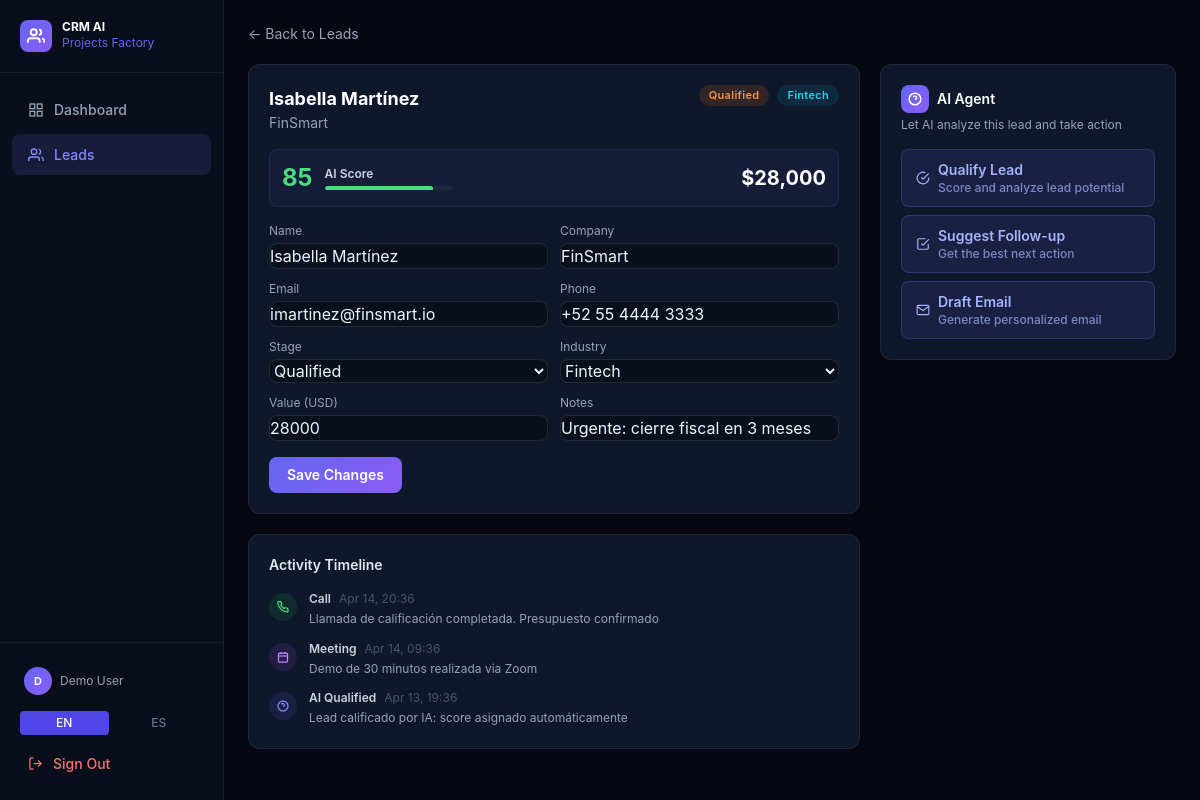
/leads/16 (signed in), run on the app's committed database.
### app/models.py (models this page shows)
class Lead(Base):
    __tablename__ = "leads"
    id: Mapped[int] = mapped_column(Integer, primary_key=True, autoincrement=True)
    name: Mapped[str] = mapped_column(String(100), index=True)
    company: Mapped[str] = mapped_column(String(100))
    email: Mapped[str] = mapped_column(String(100))
    phone: Mapped[str] = mapped_column(String(30))
    industry: Mapped[str] = mapped_column(String(50))
    stage: Mapped[str] = mapped_column(String(30), default="nuevo")
    score: Mapped[int] = mapped_column(Integer, default=0)
    value: Mapped[float] = mapped_column(Float, default=0.0)
    notes: Mapped[str] = mapped_column(Text, default="")
    assigned_to: Mapped[str] = mapped_column(String(100), default="Demo User")
    last_contact: Mapped[datetime] = mapped_column(DateTime, default=datetime.utcnow)
    created_at: Mapped[datetime] = mapped_column(DateTime, default=datetime.utcnow)
    updated_at: Mapped[datetime] = mapped_column(DateTime, default=datetime.utcnow, onupdate=datetime.utcnow)
    activities: Mapped[list["Activity"]] = relationship("Activity", back_populates="lead", cascade="all, delete-orphan")

class Activity(Base):
    __tablename__ = "activities"
    id: Mapped[int] = mapped_column(Integer, primary_key=True, autoincrement=True)
    lead_id: Mapped[int] = mapped_column(Integer, ForeignKey("leads.id"), index=True)
    type: Mapped[str] = mapped_column(String(30))  # call, email, meeting, note, ai_qualify, ai_followup, ai_email
    description: Mapped[str] = mapped_column(Text)
    created_at: Mapped[datetime] = mapped_column(DateTime, default=datetime.utcnow)
    lead: Mapped["Lead"] = relationship("Lead", back_populates="activities")

### app/main.py (the view)
@app.get("/leads/{lead_id}", response_class=HTMLResponse)
async def lead_detail(request: Request, lead_id: int, db: AsyncSession = Depends(get_db)):
    email = auth_check(request)
    if not email:
        return RedirectResponse(url="/login", status_code=302)
    lang = get_lang(request)
    lead = await get_lead(db, lead_id)
    if not lead:
        raise HTTPException(status_code=404)
    activities = await get_activities(db, lead_id)
    return templates.TemplateResponse("lead_detail.html", {
        "request": request, "t": get_t(lang), "lang": lang,
        "lead": lead, "activities": activities, "email": email,
    })

### templates/lead_detail.html (shortened to what this page needs)
{% extends "base.html" %}
{% block nav_leads %}active{% endblock %}
{% block content %}
<div class="p-6 space-y-5" x-data="agentPanel()" x-cloak>
  <div class="flex items-center gap-3">
    <a href="/leads" class="text-sm text-slate-400 hover:text-slate-200">{{ t.back_to_leads }}</a>
  </div>
  <div class="grid grid-cols-1 lg:grid-cols-3 gap-5">
    <div class="lg:col-span-2 space-y-5">
      <div class="card p-5">
        <div class="flex items-start justify-between mb-4">
          <div>
            <h1 class="text-lg font-bold text-white">{{ lead.name }}</h1>
            <div class="text-sm text-slate-400">{{ lead.company }}</div>
          </div>
          <div class="flex gap-2">
            <span class="badge badge-{{ lead.stage }}">{{ t['stage_' + lead.stage] if ('stage_' + lead.stage) in t else lead.stage }}</span>
            <span class="badge badge-{{ lead.industry }}">{{ t['ind_' + lead.industry] if ('ind_' + lead.industry) in t else lead.industry }}</span>
          </div>
        </div>
        {% if lead.score > 0 %}
        <div class="flex items-center gap-3 mb-4 p-3 rounded-lg" style="background:rgba(99,102,241,.08);border:1px solid rgba(99,102,241,.15)">
          <div class="text-2xl font-bold {% if lead.score >= 80 %}text-green-400{% elif lead.score >= 60 %}text-orange-400{% else %}text-yellow-400{% endif %}">{{ lead.score }}</div>
          <div>
            <div class="text-xs font-semibold text-slate-300">AI Score</div>
            <div class="score-bar w-32 mt-1 overflow-hidden">
              <div style="height:5px;border-radius:3px;width:{{ lead.score }}%;background:{% if lead.score >= 80 %}#4ade80{% elif lead.score >= 60 %}#fb923c{% else %}#facc15{% endif %}"></div>
            </div>
          </div>
          <div class="ml-auto text-xl font-bold text-white">${{ "{:,.0f}".format(lead.value) }}</div>
        </div>
        {% endif %}
        <form method="post" action="/leads/{{ lead.id }}" class="grid grid-cols-2 gap-3">
          <div>
            <label class="block text-xs text-slate-400 mb-1">{{ t.name }}</label>
            <input type="text" name="name" value="{{ lead.name }}"/>
          </div>
          <div>
            <label class="block text-xs text-slate-400 mb-1">{{ t.company }}</label>
            <input type="text" name="company" value="{{ lead.company }}"/>
          </div>
          <div>
            <label class="block text-xs text-slate-400 mb-1">{{ t.email }}</label>
            <input type="email" name="email" value="{{ lead.email }}"/>
          </div>
          <div>
            <label class="block text-xs text-slate-400 mb-1">{{ t.phone }}</label>
            <input type="text" name="phone" value="{{ lead.phone }}"/>
          </div>
          <div>
            <label class="block text-xs text-slate-400 mb-1">{{ t.stage }}</label>
            <select name="stage">
              {% for s in ['nuevo','contactado','calificado','propuesta','ganado','perdido'] %}
              <option value="{{ s }}" {% if lead.stage == s %}selected{% endif %}>{{ t['stage_' + s] }}</option>
              {% endfor %}
            </select>
          </div>
          <div>
            <label class="block text-xs text-slate-400 mb-1">{{ t.industry }}</label>
            <select name="industry">
              {% for ind in ['inmobiliaria','salud','fintech','retail','tecnología','manufactura','legal','educación'] %}
              <option value="{{ ind }}" {% if lead.industry == ind %}selected{% endif %}>{{ t['ind_' + ind] if ('ind_' + ind) in t else ind }}</option>
              {% endfor %}
            </select>
          </div>
          <div>
            <label class="block text-xs text-slate-400 mb-1">{{ t.value }} (USD)</label>
            <input type="number" name="value" value="{{ lead.value | int }}" step="500"/>
          </div>
          <div>
            <label class="block text-xs text-slate-400 mb-1">{{ t.notes }}</label>
            <input type="text" name="notes" value="{{ lead.notes }}"/>
          </div>
          <div class="col-span-2 pt-1">
            <button type="submit" class="btn-primary text-sm">{{ t.save_changes }}</button>
          </div>
        </form>
      </div>
      <div class="card p-5">
        <div class="text-sm font-semibold text-slate-200 mb-4">{{ t.activity_timeline }}</div>
        {% if activities %}
        <div class="space-y-3">
          {% for act in activities %}
          <div class="flex gap-3">
            <div class="flex-shrink-0 mt-0.5">
              {% if act.type == 'call' %}
              <div style="width:28px;height:28px;background:rgba(34,197,94,.12);border-radius:50%;display:flex;align-items:center;justify-content:center">
              </div>
              {% elif act.type == 'meeting' %}
              <div style="width:28px;height:28px;background:rgba(168,85,247,.12);border-radius:50%;display:flex;align-items:center;justify-content:center">
                <svg width="12" height="12" viewBox="0 0 24 24" fill="none" stroke="#c084fc" stroke-width="2.5"><rect x="3" y="4" width="18" height="18" rx="2" ry="2"/><line x1="16" y1="2" x2="16" y2="6"/><line x1="8" y1="2" x2="8" y2="6"/><line x1="3" y1="10" x2="21" y2="10"/></svg>
              </div>
              {% elif act.type in ['ai_qualify','ai_followup'] %}
              <div style="width:28px;height:28px;background:rgba(99,102,241,.12);border-radius:50%;display:flex;align-items:center;justify-content:center">
                <svg width="12" height="12" viewBox="0 0 24 24" fill="none" stroke="#818cf8" stroke-width="2.5"><circle cx="12" cy="12" r="10"/><path d="M9.09 9a3 3 0 0 1 5.83 1c0 2-3 3-3 3"/><line x1="12" y1="17" x2="12.01" y2="17"/></svg>
              </div>
              {% endif %}
            </div>
            <div class="flex-1 min-w-0">
              <div class="flex items-center gap-2">
                <span class="text-xs font-semibold text-slate-300">{{ t['act_' + act.type] if ('act_' + act.type) in t else act.type }}</span>
                <span class="text-xs text-slate-600">{{ act.created_at.strftime('%b %d, %H:%M') }}</span>
              </div>
              <p class="text-xs text-slate-400 mt-0.5 leading-relaxed">{{ act.description[:150] }}{% if act.description | length > 150 %}…{% endif %}</p>
            </div>
          </div>
          {% endfor %}
        </div>
        {% else %}
        <p class="text-sm text-slate-500">{{ t.no_activities }}</p>
        {% endif %}
      </div>
    </div>
    <div class="space-y-4">
      <div class="card p-5">
        <div class="flex items-center gap-2 mb-1">
          <div style="width:28px;height:28px;background:linear-gradient(135deg,#6366f1,#8b5cf6);border-radius:8px;display:flex;align-items:center;justify-content:center">
            <svg width="14" height="14" viewBox="0 0 24 24" fill="none" stroke="white" stroke-width="2.5"><circle cx="12" cy="12" r="10"/><path d="M9.09 9a3 3 0 0 1 5.83 1c0 2-3 3-3 3"/><line x1="12" y1="17" x2="12.01" y2="17"/></svg>
          </div>
          <div class="text-sm font-semibold text-white">{{ t.ai_agent }}</div>
        </div>
        <p class="text-xs text-slate-400 mb-4">{{ t.ai_agent_desc }}</p>
        <div class="space-y-2">
          <button class="btn-ai" @click="runAgent('qualify')" :disabled="loading">
            <div class="flex items-center gap-2">
              <svg width="14" height="14" viewBox="0 0 24 24" fill="none" stroke="currentColor" stroke-width="2"><path d="M22 11.08V12a10 10 0 1 1-5.93-9.14"/><polyline points="22 4 12 14.01 9 11.01"/></svg>
              <div>
                <div class="font-semibold text-sm">{{ t.qualify_lead }}</div>
                <div class="text-xs opacity-70">{{ t.qualify_desc }}</div>
              </div>
            </div>
          </button>
          <button class="btn-ai" @click="runAgent('followup')" :disabled="loading">
            <div class="flex items-center gap-2">
              <svg width="14" height="14" viewBox="0 0 24 24" fill="none" stroke="currentColor" stroke-width="2"><polyline points="9 11 12 14 22 4"/><path d="M21 12v7a2 2 0 0 1-2 2H5a2 2 0 0 1-2-2V5a2 2 0 0 1 2-2h11"/></svg>
              <div>
                <div class="font-semibold text-sm">{{ t.suggest_followup }}</div>
                <div class="text-xs opacity-70">{{ t.followup_desc }}</div>
              </div>
            </div>
          </button>
          <button class="btn-ai" @click="runAgent('email')" :disabled="loading">
            <div class="flex items-center gap-2">
              <svg width="14" height="14" viewBox="0 0 24 24" fill="none" stroke="currentColor" stroke-width="2"><path d="M4 4h16c1.1 0 2 .9 2 2v12c0 1.1-.9 2-2 2H4c-1.1 0-2-.9-2-2V6c0-1.1.9-2 2-2z"/><polyline points="22,6 12,13 2,6"/></svg>
              <div>
                <div class="font-semibold text-sm">{{ t.draft_email }}</div>
                <div class="text-xs opacity-70">{{ t.email_desc }}</div>
              </div>
            </div>
          </button>
        </div>
      </div>
    </div>
  </div>
</div>
{% endblock %}

### templates/base.html (style rules this page uses)
body { background:#070711;font-family:'Inter',system-ui,sans-serif }
.card { background:#0f172a;border:1px solid rgba(255,255,255,.07);border-radius:12px }
.badge { display:inline-flex;align-items:center;padding:2px 10px;border-radius:999px;font-size:11px;font-weight:600;letter-spacing:.3px }
.badge-calificado { background:rgba(249,115,22,.15);color:#fb923c }
.badge-fintech { background:rgba(6,182,212,.12);color:#22d3ee }
.score-bar { height:4px;border-radius:2px;background:#1e293b }
.btn-primary { background:linear-gradient(135deg,#6366f1,#8b5cf6);color:#fff;border-radius:8px;padding:8px 18px;font-size:13px;font-weight:600;transition:opacity .15s }
.btn-ai { background:rgba(99,102,241,.12);border:1px solid rgba(99,102,241,.3);color:#a5b4fc;border-radius:8px;padding:10px 14px;font-size:13px;font-weight:500;width:100%;text-align:left;transition:all .15s;cursor:pointer }
input,select,textarea { background:#0a0f1e;border:1px solid rgba(255,255,255,.1);border-radius:8px;color:#e2e8f0;font-size:13px;padding:8px 12px;width:100%;outline:none;transition:border-color .15s }
select option { background:#0a0f1e }

### data on the page
Lead: name "Isabella Martínez", company "FinSmart", stage "Qualified", industry "Fintech", score "85", value "28,000", email "imartinez@finsmart.io", phone "+52 55 4444 3333", value "28000", notes "Urgente: cierre fiscal en 3 meses"
Activity: type "Call", created_at "Apr 14, 20:36", description "Llamada de calificación completada. Presupuesto confirmado"
Activity: type "Meeting", created_at "Apr 14, 09:36", description "Demo de 30 minutos realizada via Zoom"
Activity: type "AI Qualified", created_at "Apr 13, 19:36", description "Lead calificado por IA: score asignado automáticamente"

### other printed values
{{ t.dashboard }} "Dashboard"
{{ t.leads }} "Leads"
{{ t.sign_out }} "Sign Out"
{{ t.back_to_leads }} "← Back to Leads"
{{ t.name }} "Name"
{{ t.company }} "Company"
{{ t.email }} "Email"
{{ t.phone }} "Phone"
{{ t.stage }} "Stage"
{{ t.industry }} "Industry"
{{ t.value }} "Value"
{{ t.notes }} "Notes"
{{ t.save_changes }} "Save Changes"
{{ t.activity_timeline }} "Activity Timeline"
{{ t.ai_agent }} "AI Agent"
